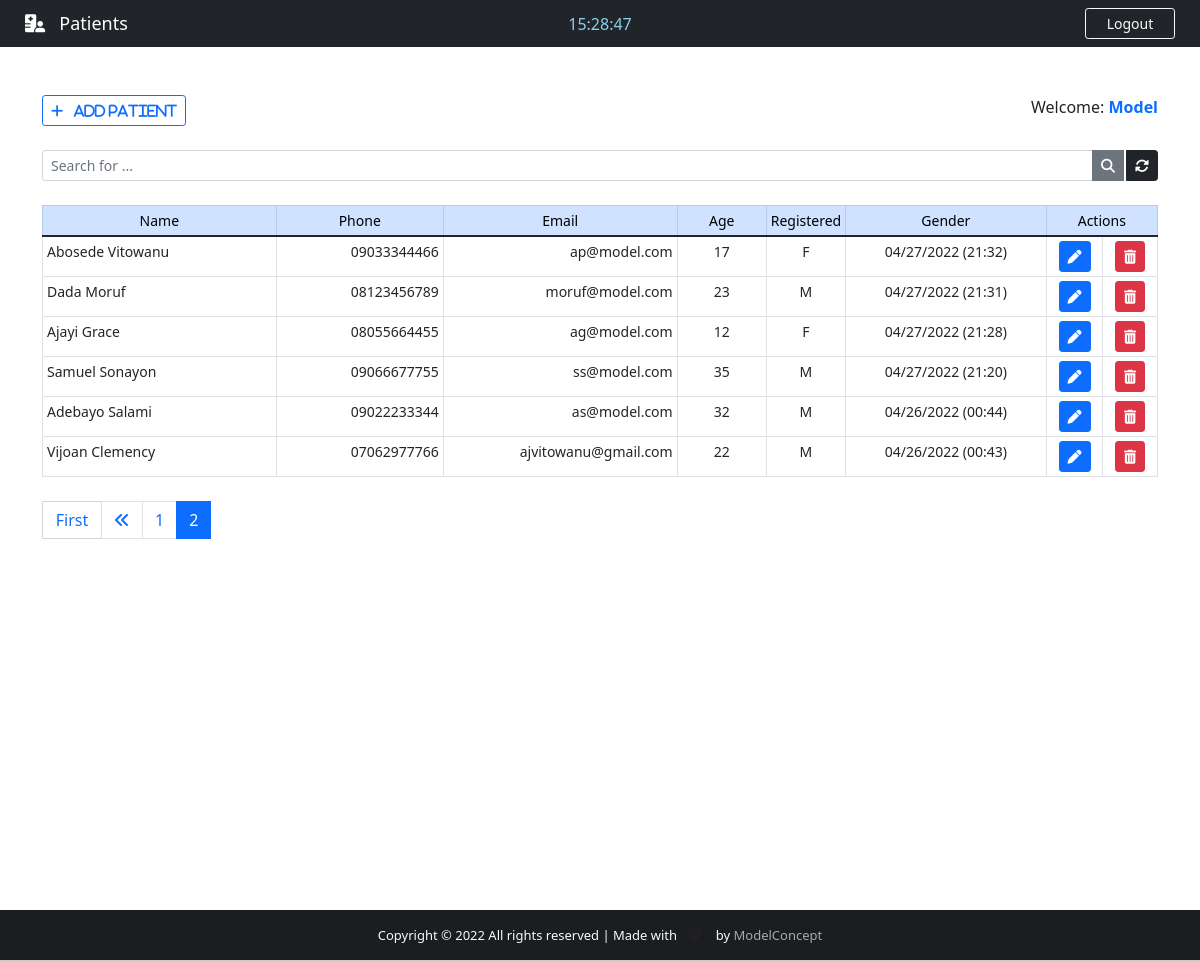
The app's page /backend/?page=2 (signed in) with its own data.
### App/models.py (models this page shows, shortened)
class Patient(models.Model):
    GENDER = (
        ('M', 'M'),
        ('F', 'F'),
    )
    id = models.IntegerField(primary_key=True)
    name = models.CharField(max_length=40)
    phone = models.CharField(max_length=20)
    email = models.CharField(max_length=40)
    age = models.CharField(max_length=3)
    gender = models.CharField(max_length=1, null=False, choices=GENDER)
    note = models.TextField(blank=True)
    created_at = models.DateTimeField(auto_now=True)

### App/views.py (the view)
# urls.py: path('backend/', views.backend, name="backend"),
@cache_control(no_cache=True, must_revalidate=True, no_store=True)
@login_required(login_url='login')
def backend(request):
    if 'q' in request.GET:
        q = request.GET['q']
        all_patients_list = Patient.objects.filter(
            Q(name__icontains=q) | Q(phone__icontains=q) | Q(email__icontains=q) | Q(age__icontains=q) | Q(gender__icontains=q) | Q(note__icontains=q)
        ).order_by('-created_at')
    else:
        all_patients_list = Patient.objects.all().order_by('-created_at')
    paginator = Paginator(all_patients_list, 10)
    page = request.GET.get('page')
    all_patients = paginator.get_page(page)
    return render(request, "backend.html", {"patients":all_patients})

### App/templates/backend.html (shortened to what this page needs)
{% extends 'base.html' %}
 {% block nav-content %}
 <i class="fas fa-hospital-user"></i>&nbsp;&nbsp; Patients
 {% endblock nav-content %}
 {% block time %}
 <div class="col-sm">
   <center>
     <span id="clock" style="color: #89cff0;"></span>
   </center>
 </div>
{% endblock time %}
{% block btn-nav %}
    <a class="btn btn-outline-info btn-sm border-light text-light" id="btn-nav" data-bs-toggle="modal" data-bs-target="#logoutModal">Logout</a>
{% endblock btn-nav %}
{% block footer %} style="color: #a9a9a9;" {% endblock footer %}
 {% block content %}
   <div class="container">
     <br><br>
     <div class="d-flex justify-content-between txt-sm">
       <a href="{% url 'addpatient' %}" class="btn btn-outline-primary btn-sm"><i class="fas fa-plus"><span id="add">&nbsp;&nbsp; Add Patient</span></i></a>
       <span>
         Welcome: <strong><span class="text-primary">{{ user.get_username.title }}</span></strong>
       </span>
     </div>
     <form>
       <div class="input-group input-group-sm mb-3 mt-4">
         <input type="text" name="q" class="form-control" placeholder="Search for ..." value="{{ request.GET.q }}">
         <button class="btn btn-secondary"><i class="fas fa-search"></i></button>
         <a href="{% url 'backend' %}" class="btn btn-dark" style="margin-left: 2px;"><i class="fas fa-sync-alt"></i></a>
       </div>
     </form>
     <center>
       <table class="table table-bordered table-sm mt-4" style="text-align: center; font-size: 14px;">
        <thead class="table-primary">
          <tr>
            <td style="width: 21%;">Name</td>
            <td style="width: 15%;">Phone</td>
            <td style="width: 21%;">Email</td>
            <td style="width: 8%;">Age</td>
            <td style="width: 7%;">Registered</td>
            <td style="width: 18%;">Gender</td>
            <td  style="width: 10%;" colspan="2">Actions</td>
          </tr>
        </thead>
        <tbody>
            {% for patient in patients %}
            <tr id="chk_td">
              <td data-label="Name"  style="text-align: left;" id="top-table">{{ patient.name }}</td>
              <td data-label="Phone"  style="text-align: right;" id="responsive-border">{{ patient.phone }}</td>
              <td data-label="Email"  style="text-align: right;" id="responsive-border">{{ patient.email }}</td>
              <td data-label="Age" id="responsive-border">{{ patient.age }}</td>
              <td data-label="Gender" id="responsive-border">{{ patient.gender }}</td>
              <td data-label="Date Created" id="responsive-border">{{ patient.created_at | date:'m/d/Y (H:i)' }}</td>
              <td>
                <a href="/patient/{{ patient.id }}" class="btn btn-sm btn-primary" title="Edit patient">
                  <i class="fas fa-pen"></i>
                </a>
              </td>
              <td>
                <a class="btn btn-sm btn-danger" title="Delete patient" data-bs-toggle="modal" data-bs-target="#deleteModal{{ patient.pk }}">
                  <i class="fas fa-trash-alt"></i>
                </a>
              </td>
            </tr>
            {% endfor %}
        </tbody>
      </table>
     </center>
     <nav class="mt-4 txt-sm">
       {% if patients.has_other_pages %}
          <ul class="pagination justify-content">
            {% if patients.has_previous %}
              <a href="?page=1" class="btn btn-outline-primary mb-4"  id="first">First</a>
              <li class="page-item"><a href="?page={{ patients.previous_page_number }}" class="page-link"><i class="fas fa-angle-double-left"></i></a></li>
            {% else %}
              <li class="page-item disabled"></li>
            {% endif %}
            {% for i in patients.paginator.page_range %}
                {% if patients.number == i %}
                  <li class="page-item active"><span class="page-link">{{ i }}</span></li>
                {% else %}
                  <li class="page-item"><a href="?page={{ i }}" class="page-link"> {{ i }}</a></li>
                {% endif %}
            {% endfor %}
          </ul>
       {% endif %}
     </nav>
   </div>
   <br><br><br>
 {% endblock content %}

### App/static/css/styles.css (style rules this page uses)
html, body { height: 120vh; margin: 0; max-width: 100%; }
a { text-decoration: none; }
#btn-nav { width: 90px; float: right; margin-right: 25px; }
#first, #last { width: 60px; border-radius: 1px; border: 1px solid #d3d3d3; }

### records on screen
Patient: name "Abosede Vitowanu", phone "09033344466", email "ap@model.com", age "17", gender "F", created_at "04/27/2022 (21:32)"
Patient: name "Dada Moruf", phone "08123456789", email "moruf@model.com", age "23", gender "M", created_at "04/27/2022 (21:31)"
Patient: name "Ajayi Grace", phone "08055664455", email "ag@model.com", age "12", gender "F", created_at "04/27/2022 (21:28)"
Patient: name "Samuel Sonayon", phone "09066677755", email "ss@model.com", age "35", gender "M", created_at "04/27/2022 (21:20)"
Patient: name "Adebayo Salami", phone "09022233344", email "as@model.com", age "32", gender "M", created_at "04/26/2022 (00:44)"
Patient: name "Vijoan Clemency", phone "07062977766", email "ajvitowanu@gmail.com", age "22", gender "M", created_at "04/26/2022 (00:43)"

### other values on screen
{{ user.get_username.title }} "Model"
{{ i }} "1"
{{ i }} "2"
